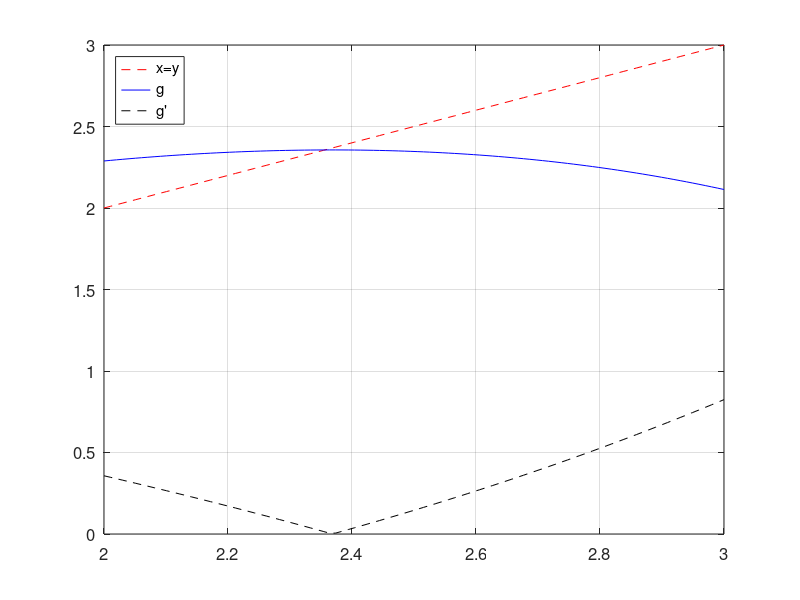

Write MATLAB code to recreate this figure.
f = @(x) sin(x+pi/4).^2-x.^3+pi/4*x.^2+5*pi^2/16*x+3*pi^3/64;
fl = @(x) 2*sin(x+pi/4).*cos(x+pi/4)-3*x.^2+pi/2*x+5*pi^2/16;

g = @(x,alpha) x - alpha*f(x); 
gl = @(x,alpha) 1 - alpha*fl(x);

alpha=-0.1;
xx=linspace(2,3);
plot(xx,xx,'r--',...
     xx,g(xx,alpha),'b-',...
     xx,abs(gl(xx,alpha)),'k--');grid
legend('x=y','g',"g'",'location','northwest')
set(gca,'fontsize',12)
